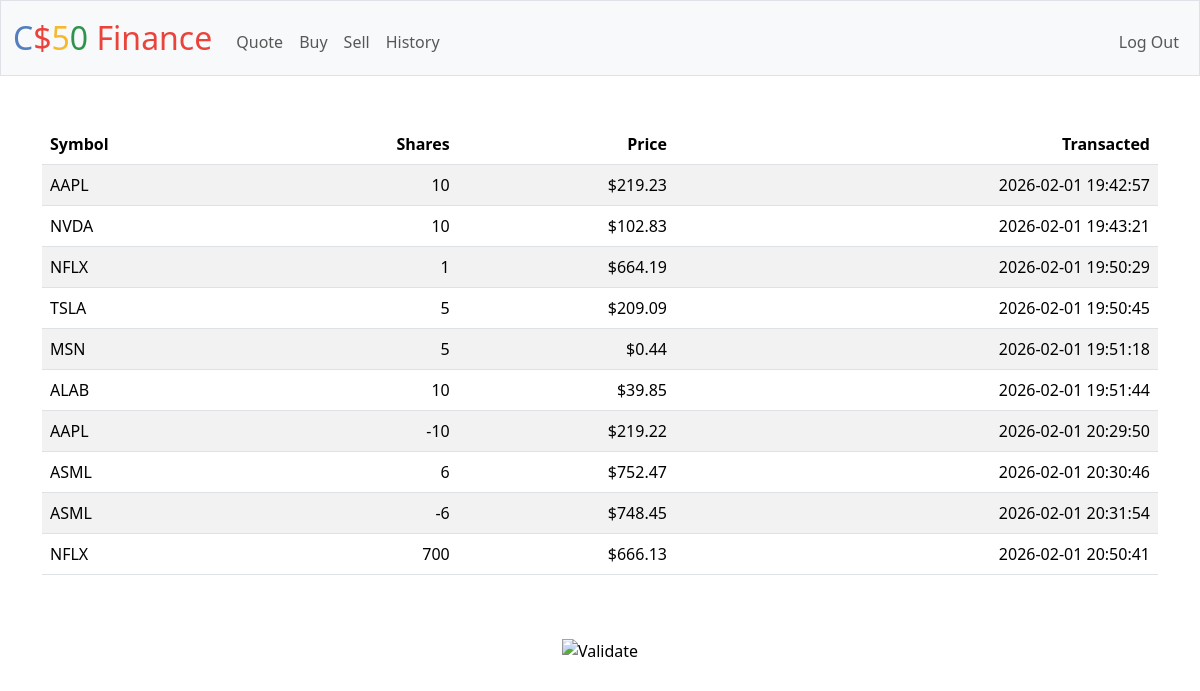
Screenshot of /history (signed in) with the database file from the repository.
### tables this page shows
CREATE TABLE transactions (
    id INTEGER PRIMARY KEY AUTOINCREMENT,
    user_id INTEGER NOT NULL,
    symbol TEXT NOT NULL,
    shares INTEGER NOT NULL, 
    price NUMERIC NOT NULL, 
    transacted TIMESTAMP DEFAULT CURRENT_TIMESTAMP,
    FOREIGN KEY(user_id) REFERENCES users(id)
);

### app.py (the view)
@app.route("/history")
@login_required
def history():
    transactions = db.execute("SELECT * FROM transactions WHERE user_id = ?", session["user_id"])
    for transaction in transactions:
        price = transaction["price"]
        shares = transaction["shares"]
        transaction["price"] = usd(price)              # format USD pour affichage
        transaction["total"] = usd(price * shares)
    return render_template("history.html", transactions=transactions)

### app.py (called while the page is built)
@app.after_request
def after_request(response):
    response.headers["Cache-Control"] = "no-cache, no-store, must-revalidate"
    response.headers["Expires"] = 0
    response.headers["Pragma"] = "no-cache"
    return response

### helpers.py (called while the page is built)
def login_required(f):
    @wraps(f)
    def decorated_function(*args, **kwargs):
        if session.get("user_id") is None:
            return redirect("/login")
        return f(*args, **kwargs)
    return decorated_function

def usd(value):
    return f"${value:,.2f}"

### templates/history.html (shortened to what this page needs)
{% extends "layout.html" %}
{% block main %}
    <table class="table table-striped">
        <thead>
            <tr>
                <th class="text-start">Symbol</th>
                <th class="text-end">Shares</th>
                <th class="text-end">Price</th>
                <th class="text-end">Transacted</th>
            </tr>
        </thead>
        <tbody>
            {% for row in transactions %}
                <tr>
                    <td class="text-start">{{ row.symbol }}</td>
                    <td class="text-end">{{ row.shares }}</td>
                    <td class="text-end">{{ row.price }}</td>
                    <td class="text-end">{{ row.transacted }}</td>
                </tr>
            {% endfor %}
        </tbody>
    </table>
{% endblock %}

### templates/layout.html (shortened to what this page needs)
<!DOCTYPE html>
<html lang="en">
    <head>
        <link href="https://cdn.jsdelivr.net/npm/bootstrap@5.3.8/dist/css/bootstrap.min.css" rel="stylesheet">
        <link href="/static/styles.css" rel="stylesheet">
    </head>
    <body>
        <nav class="bg-light border navbar navbar-expand-md navbar-light">
            <div class="container-fluid">
                <a class="navbar-brand" href="/"><span class="blue">C</span><span class="red">$</span><span class="yellow">5</span><span class="green">0</span> <span class="red">Finance</span></a>
                <div class="collapse navbar-collapse" id="navbar">
                    {% if session["user_id"] %}
                        <ul class="navbar-nav me-auto mt-2">
                            <li class="nav-item"><a class="nav-link" href="/quote">Quote</a></li>
                            <li class="nav-item"><a class="nav-link" href="/buy">Buy</a></li>
                            <li class="nav-item"><a class="nav-link" href="/sell">Sell</a></li>
                            <li class="nav-item"><a class="nav-link" href="/history">History</a></li>
                        </ul>
                        <ul class="navbar-nav ms-auto mt-2">
                            <li class="nav-item"><a class="nav-link" href="/logout">Log Out</a></li>
                        </ul>
                    {% else %}
                        <ul class="navbar-nav ms-auto mt-2">
                            <li class="nav-item"><a class="nav-link" href="/register">Register</a></li>
                            <li class="nav-item"><a class="nav-link" href="/login">Log In</a></li>
                        </ul>
                    {% endif %}
                </div>
            </div>
        </nav>
        <main class="container py-5 text-center">
            {% block main %}{% endblock %}
        </main>
        <footer class="mb-5">
            <form action="https://validator.w3.org/check" class="text-center" enctype="multipart/form-data" method="post" target="_blank">
                <input alt="Validate" src="/static/I_heart_validator.png" type="image">
            </form>
        </footer>
    </body>
</html>

### static/styles.css (style rules this page uses)
nav .navbar-brand { font-size: xx-large; }
nav .navbar-brand .blue { color: #537fbe; }
nav .navbar-brand .red { color: #ea433b; }
nav .navbar-brand .yellow { color: #f5b82e; }
nav .navbar-brand .green { color: #2e944b; }

### rows the page displays
transactions: symbol "AAPL", shares "10", price "$219.23", transacted "2026-02-01 19:42:57"
transactions: symbol "NVDA", shares "10", price "$102.83", transacted "2026-02-01 19:43:21"
transactions: symbol "NFLX", shares "1", price "$664.19", transacted "2026-02-01 19:50:29"
transactions: symbol "TSLA", shares "5", price "$209.09", transacted "2026-02-01 19:50:45"
transactions: symbol "MSN", shares "5", price "$0.44", transacted "2026-02-01 19:51:18"
transactions: symbol "ALAB", shares "10", price "$39.85", transacted "2026-02-01 19:51:44"
transactions: symbol "AAPL", shares "-10", price "$219.22", transacted "2026-02-01 20:29:50"
transactions: symbol "ASML", shares "6", price "$752.47", transacted "2026-02-01 20:30:46"
transactions: symbol "ASML", shares "-6", price "$748.45", transacted "2026-02-01 20:31:54"
transactions: symbol "NFLX", shares "700", price "$666.13", transacted "2026-02-01 20:50:41"
